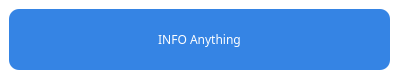
<?xml version="1.0" encoding="UTF-8"?>
<ui version="4.0">
 <class>Form</class>
 <widget class="QWidget" name="Form">
  <property name="windowModality">
   <enum>Qt::WindowModal</enum>
  </property>
  <property name="enabled">
   <bool>true</bool>
  </property>
  <property name="geometry">
   <rect>
    <x>0</x>
    <y>0</y>
    <width>393</width>
    <height>75</height>
   </rect>
  </property>
  <property name="windowTitle">
   <string>info</string>
  </property>
  <property name="styleSheet">
   <string notr="true">background-color: rgba(0, 0, 0, 0);</string>
  </property>
  <widget class="QLabel" name="info_label">
   <property name="geometry">
    <rect>
     <x>9</x>
     <y>9</y>
     <width>381</width>
     <height>61</height>
    </rect>
   </property>
   <property name="font">
    <font>
     <family>Sans</family>
    </font>
   </property>
   <property name="styleSheet">
    <string notr="true">background-color: rgb(53, 132, 228);
color: rgb(255, 255, 255);
border-radius:10px</string>
   </property>
   <property name="text">
    <string>INFO Anything</string>
   </property>
   <property name="alignment">
    <set>Qt::AlignCenter</set>
   </property>
  </widget>
 </widget>
 <resources/>
 <connections/>
</ui>
